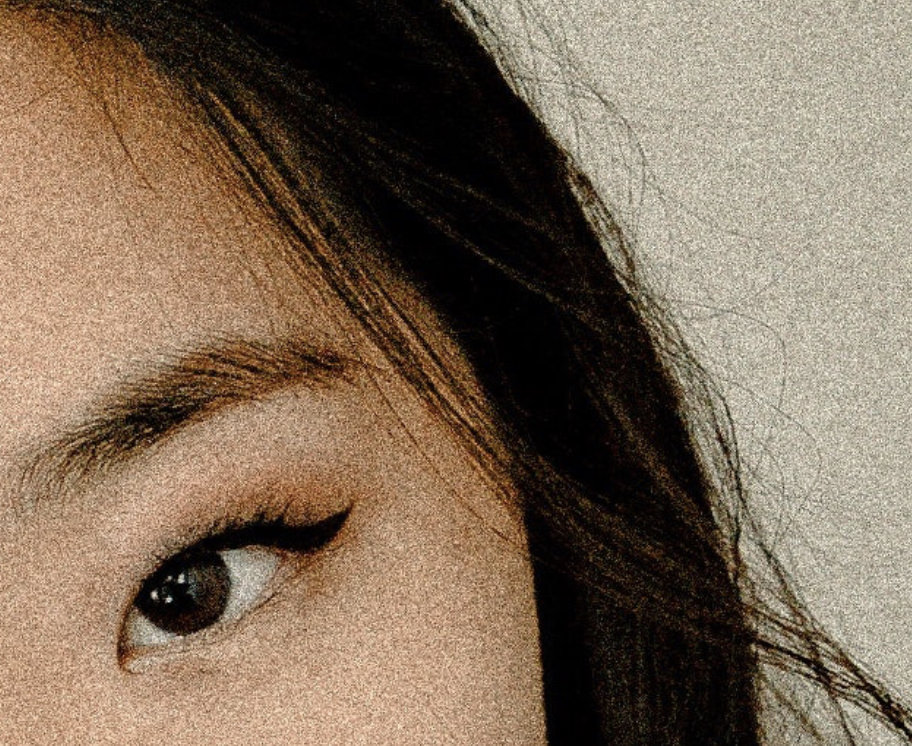
#> input picture PycharmProjects/ImageFilteringTechniques/source/noicyImg.jpg, 912 x 746 px
$ python graph.py
#> lines starting #> are read from the running program, lines starting #| are printed output that depends on the picture
import cv2
import numpy as np
from skimage.metrics import structural_similarity as ssim
import matplotlib.pyplot as plt

# Function to calculate PSNR
def calculate_psnr(original, denoised):
    mse = np.mean((original - denoised) ** 2)
    if mse == 0:
        return float('inf')  # No difference between images
    pixel_max = 255.0
    psnr = 20 * np.log10(pixel_max / np.sqrt(mse))
    return psnr

# Function to calculate MSE
def calculate_mse(original, denoised):
    mse = np.mean((original - denoised) ** 2)
    return mse

# Load the original and noisy images
original_image = cv2.imread('../source/noicyImg.jpg', cv2.IMREAD_GRAYSCALE)
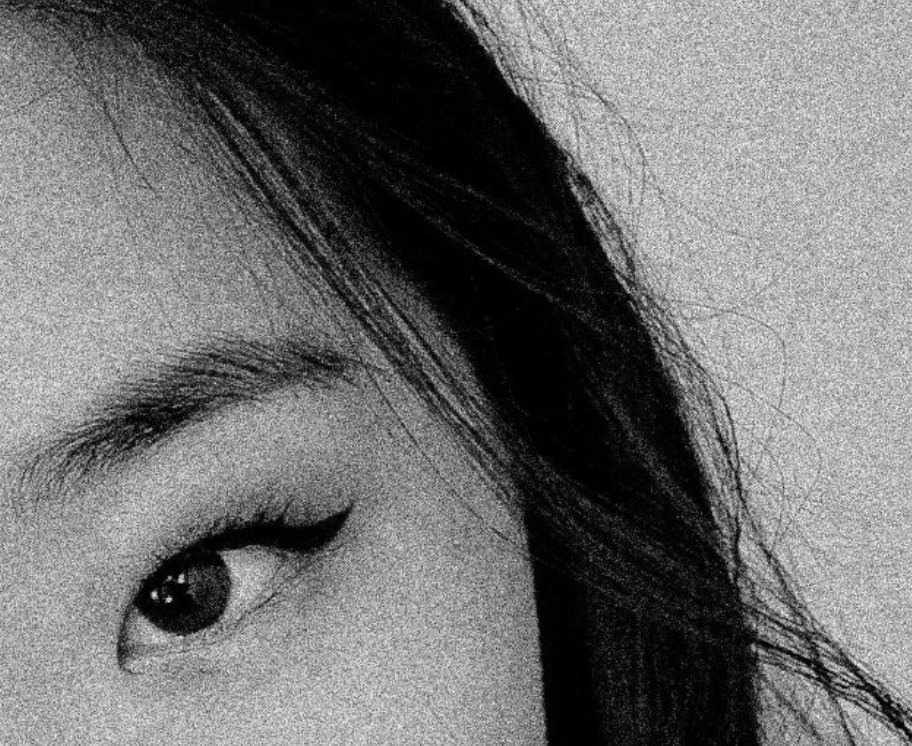
#> original_image: shape (746, 912); min 0, max 255, mean 109.9
noisy_image = cv2.GaussianBlur(original_image, (5, 5), 0)  # Simulating noise for the comparison

# Apply different noise removal techniques
gaussian_filtered = cv2.GaussianBlur(noisy_image, (5, 5), 0)
median_filtered = cv2.medianBlur(noisy_image, 5)
bilateral_filtered = cv2.bilateralFilter(noisy_image, 9, 75, 75)

# Store results for each technique
techniques = ['Original Image', 'Gaussian Blur', 'Median Filter', 'Bilateral Filter']
psnr_values = []
ssim_values = []
mse_values = []

# Calculate PSNR, SSIM, and MSE for the original noisy image
psnr_values.append(calculate_psnr(original_image, noisy_image))
#> in calculate_psnr, `mse = np.mean((original - denoised) ** 2)`: mse = 56.61
#> in calculate_psnr, `psnr = 20 * np.log10(pixel_max / np.sqrt(mse))`: psnr = 30.6
ssim_value, _ = ssim(original_image, noisy_image, full=True)
#> ssim_value = 0.747
ssim_values.append(ssim_value)
mse_values.append(calculate_mse(original_image, noisy_image))
#> in calculate_mse, `mse = np.mean((original - denoised) ** 2)`: mse = 56.61

# Calculate PSNR, SSIM, and MSE for each filtering technique
for denoised_image in [gaussian_filtered, median_filtered, bilateral_filtered]:
    psnr_values.append(calculate_psnr(original_image, denoised_image))
    ssim_value, _ = ssim(original_image, denoised_image, full=True)
    ssim_values.append(ssim_value)
    mse_values.append(calculate_mse(original_image, denoised_image))
#> this loop made 3 passes
#> (psnr in calculate_psnr, ssim_value) on passes 1 to 3: (30.06, 0.602), (29.91, 0.517), (29.64, 0.405)
#> after the loop, mse_values = [56.61, 64.14, 66.43, 70.62]; psnr_values = [30.6, 30.06, 29.91, 29.64]; ssim_values = [0.747, 0.602, 0.517, 0.405]

# Plot PSNR, SSIM, and MSE for comparison
x = np.arange(len(techniques))

fig, ax1 = plt.subplots()

# Bar plot for PSNR and MSE
bar_width = 0.35
ax1.bar(x - bar_width/2, psnr_values, bar_width, label='PSNR', color='b')
ax1.bar(x + bar_width/2, mse_values, bar_width, label='MSE', color='r')

# Create another axis for SSIM
ax2 = ax1.twinx()
ax2.plot(x, ssim_values, label='SSIM', color='g', marker='o', linewidth=2)

# Set labels and titles
ax1.set_xlabel('Filtering Technique')
ax1.set_ylabel('PSNR / MSE')
ax2.set_ylabel('SSIM')
ax1.set_title('Comparison of Image Quality Metrics (Including Original Image)')
ax1.set_xticks(x)
ax1.set_xticklabels(techniques)

# Add legends
ax1.legend(loc='upper left')
ax2.legend(loc='upper right')

# Show plot
plt.show()
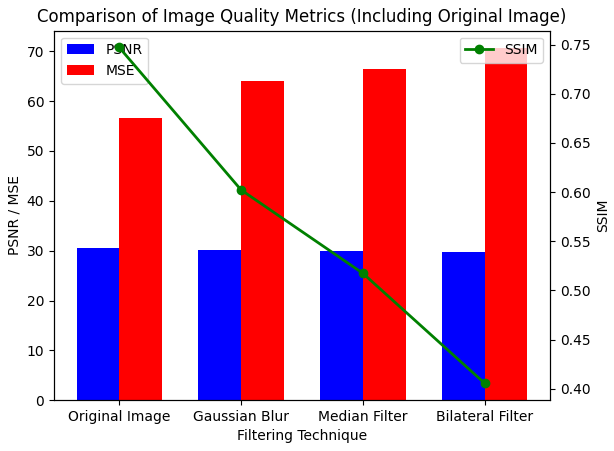
#> figure drawn by matplotlib, 2 panels; panel 1: tallest bar 30.6 high, from x = -0.35 to 0; panel 1: tallest bar 70.62 high, from x = 3 to 3.35

$ run again, with PycharmProjects/ImageFilteringTechniques/source/100007.jpg copied over PycharmProjects/ImageFilteringTechniques/source/noicyImg.jpg
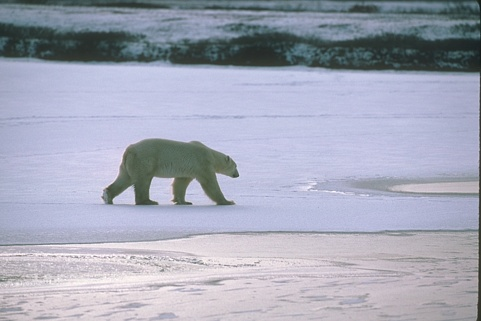
#> input picture PycharmProjects/ImageFilteringTechniques/source/100007.jpg, 481 x 321 px
#> `bilateral_filtered = cv2.bilateralFilter(noisy_image, 9, 75, 75)`:
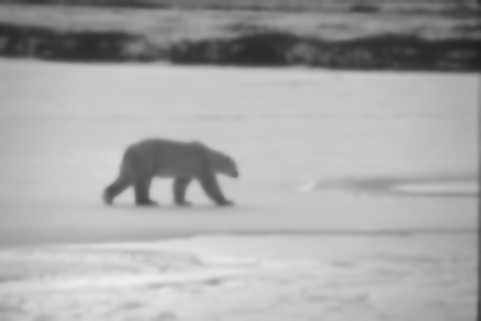
#> bilateral_filtered: shape (321, 481); min 33, max 239, mean 168.5
#> in calculate_psnr, `mse = np.mean((original - denoised) ** 2)`: mse = 19.84
#> psnr = 35.15
#> `ssim_value, _ = ssim(original_image, noisy_image, full=True)`: ssim_value = 0.895
#> in calculate_mse, `mse = np.mean((original - denoised) ** 2)`: mse = 19.84
#> the loop `for denoised_image in [gaussian_filtered, median_filtered, bilateral_f..` made 3 passes
#> (psnr in calculate_psnr, ssim_value) on passes 1 to 3: (33.82, 0.84), (34.02, 0.829), (32.49, 0.75)
#> after the loop `for denoised_image in [gaussian_filtered, median_filtered, bilateral_f..`: mse_values = [19.84, 26.99, 25.78, 36.68]; psnr_values = [35.15, 33.82, 34.02, 32.49]; ssim_values = [0.895, 0.84, 0.829, 0.75]
#> `plt.show()`:
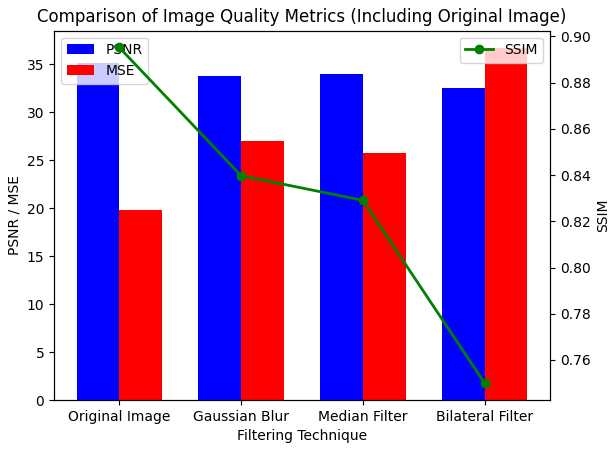
#> figure drawn by matplotlib, 2 panels; panel 1: tallest bar 35.15 high, from x = -0.35 to 0; panel 1: tallest bar 36.68 high, from x = 3 to 3.35

$ run again, with PycharmProjects/ImageFilteringTechniques/source/12.jpg copied over PycharmProjects/ImageFilteringTechniques/source/noicyImg.jpg
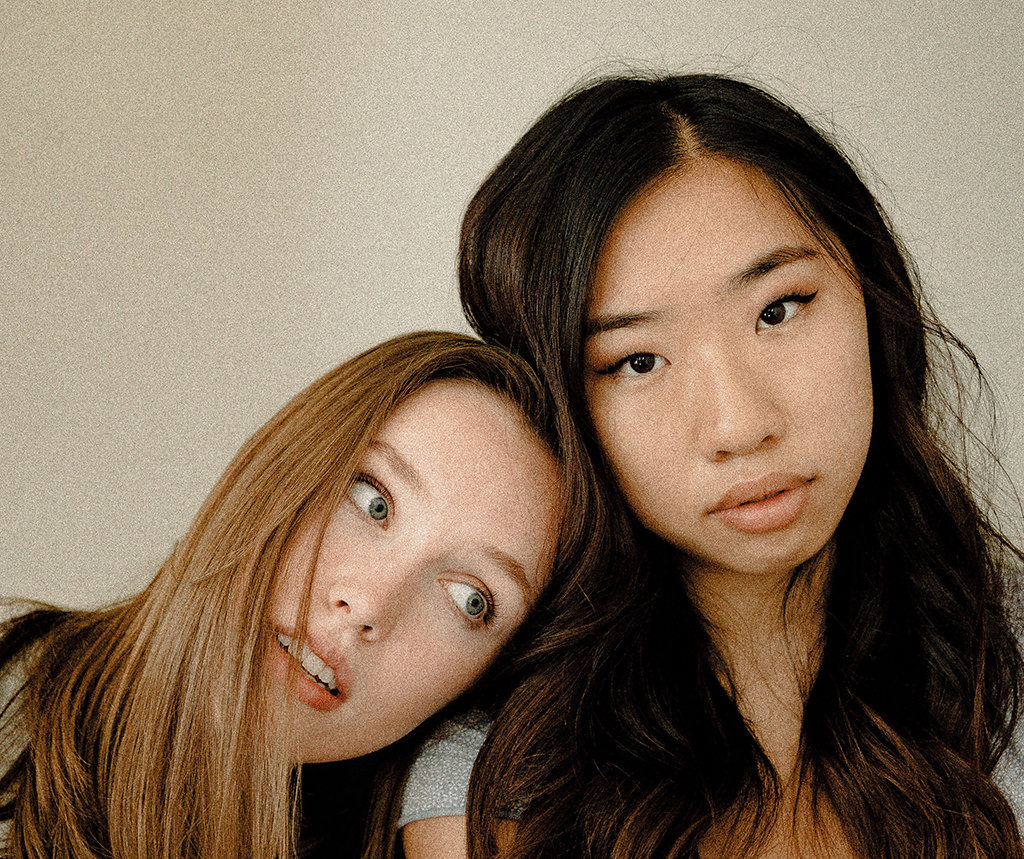
#> input picture PycharmProjects/ImageFilteringTechniques/source/12.jpg, 1024 x 859 px
#> `original_image = cv2.imread('../source/noicyImg.jpg', cv2.IMREAD_GRAYS..`:
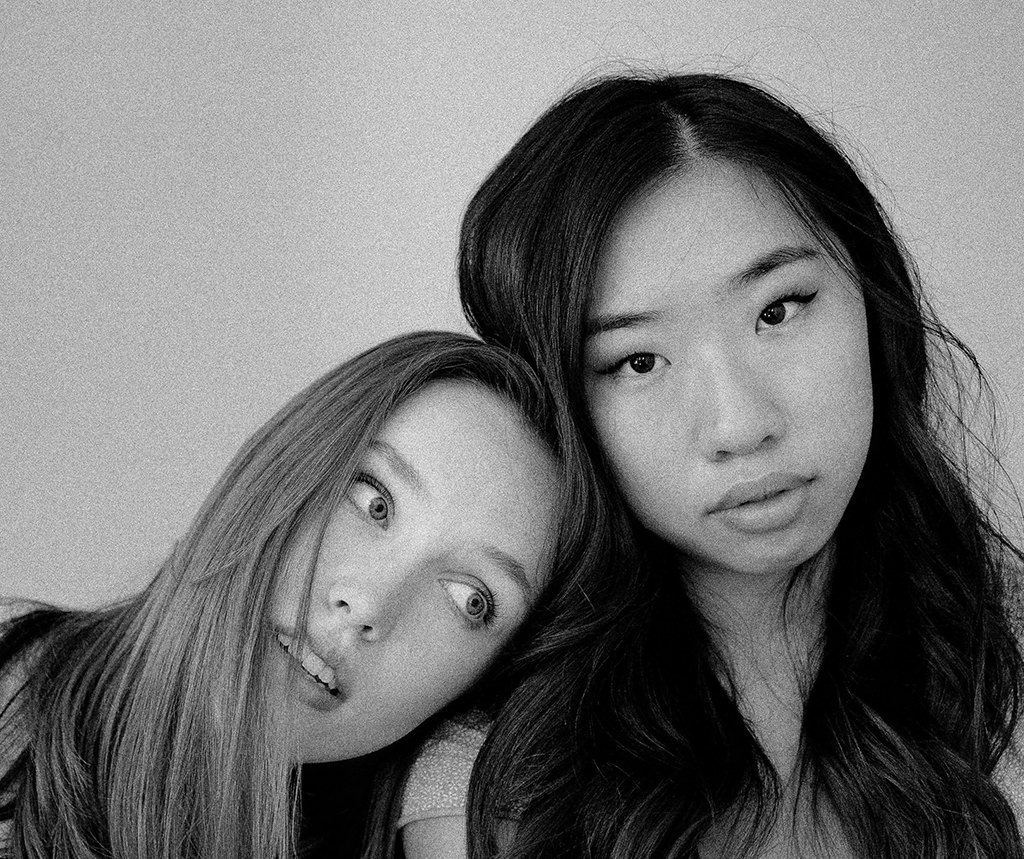
#> original_image: shape (859, 1024); min 0, max 253, mean 115
#> in calculate_psnr, `mse = np.mean((original - denoised) ** 2)`: mse = 59.98
#> psnr = 30.35
#> `ssim_value, _ = ssim(original_image, noisy_image, full=True)`: ssim_value = 0.611
#> in calculate_mse, `mse = np.mean((original - denoised) ** 2)`: mse = 59.98
#> the loop `for denoised_image in [gaussian_filtered, median_filtered, bilateral_f..` made 3 passes
#> (psnr in calculate_psnr, ssim_value) on passes 1 to 3: (30.05, 0.51), (29.98, 0.472), (29.81, 0.41)
#> after the loop `for denoised_image in [gaussian_filtered, median_filtered, bilateral_f..`: mse_values = [59.98, 64.33, 65.25, 68.01]; psnr_values = [30.35, 30.05, 29.98, 29.81]; ssim_values = [0.611, 0.51, 0.472, 0.41]
#> `plt.show()`:
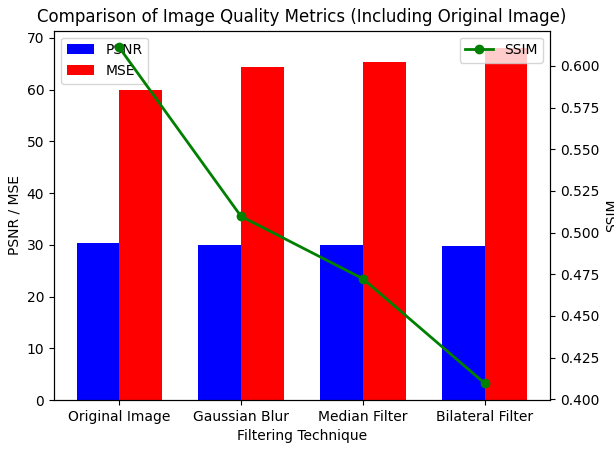
#> figure drawn by matplotlib, 2 panels; panel 1: tallest bar 30.35 high, from x = -0.35 to 0; panel 1: tallest bar 68.01 high, from x = 3 to 3.35

$ run again, with PycharmProjects/ImageFilteringTechniques/source/33.jpg copied over PycharmProjects/ImageFilteringTechniques/source/noicyImg.jpg
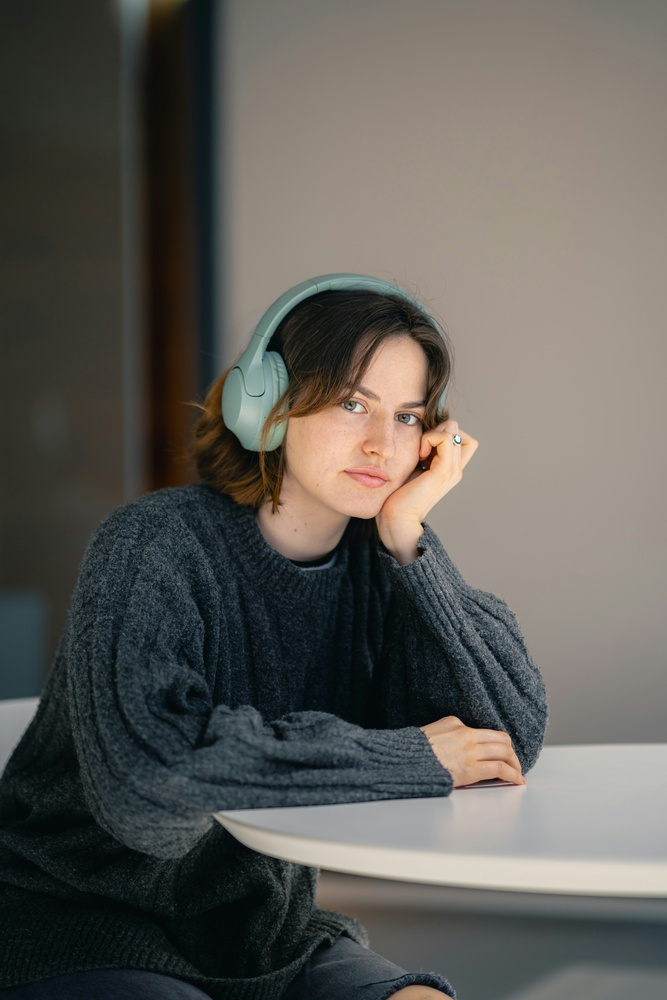
#> input picture PycharmProjects/ImageFilteringTechniques/source/33.jpg, 667 x 1000 px, shrunk from 4511 x 6766 before the run
#> `original_image = cv2.imread('../source/noicyImg.jpg', cv2.IMREAD_GRAYS..`:
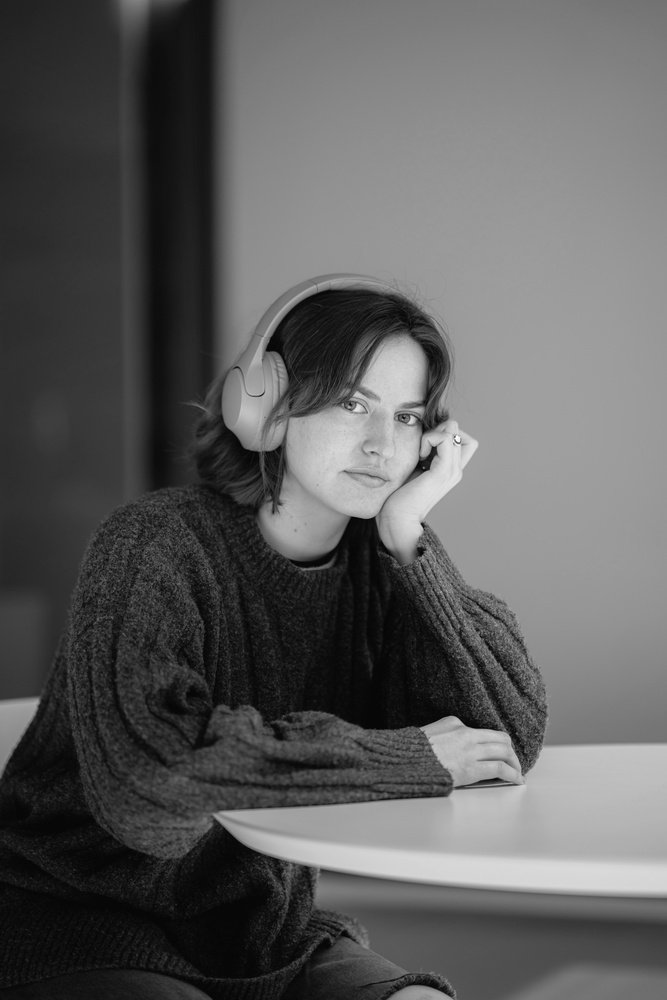
#> original_image: shape (1000, 667); min 1, max 255, mean 92.8
#> in calculate_psnr, `mse = np.mean((original - denoised) ** 2)`: mse = 9.26
#> psnr = 38.47
#> `ssim_value, _ = ssim(original_image, noisy_image, full=True)`: ssim_value = 0.953
#> in calculate_mse, `mse = np.mean((original - denoised) ** 2)`: mse = 9.26
#> the loop `for denoised_image in [gaussian_filtered, median_filtered, bilateral_f..` made 3 passes
#> (psnr in calculate_psnr, ssim_value) on passes 1 to 3: (37.22, 0.928), (37.17, 0.918), (35.84, 0.882)
#> after the loop `for denoised_image in [gaussian_filtered, median_filtered, bilateral_f..`: mse_values = [9.26, 12.32, 12.49, 16.93]; psnr_values = [38.47, 37.22, 37.17, 35.84]; ssim_values = [0.953, 0.928, 0.918, 0.882]
#> `plt.show()`:
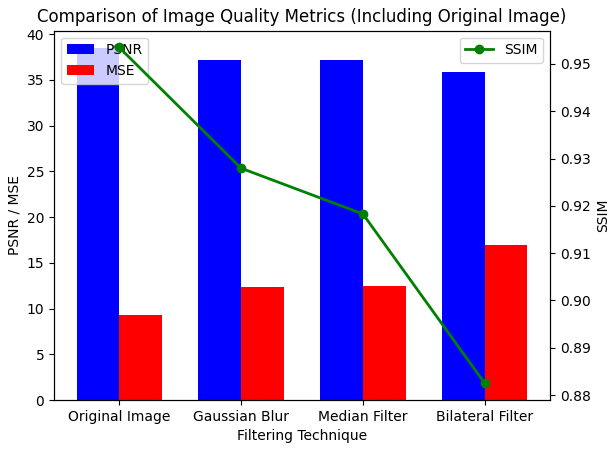
#> figure drawn by matplotlib, 2 panels; panel 1: tallest bar 38.47 high, from x = -0.35 to 0; panel 1: tallest bar 16.93 high, from x = 3 to 3.35
